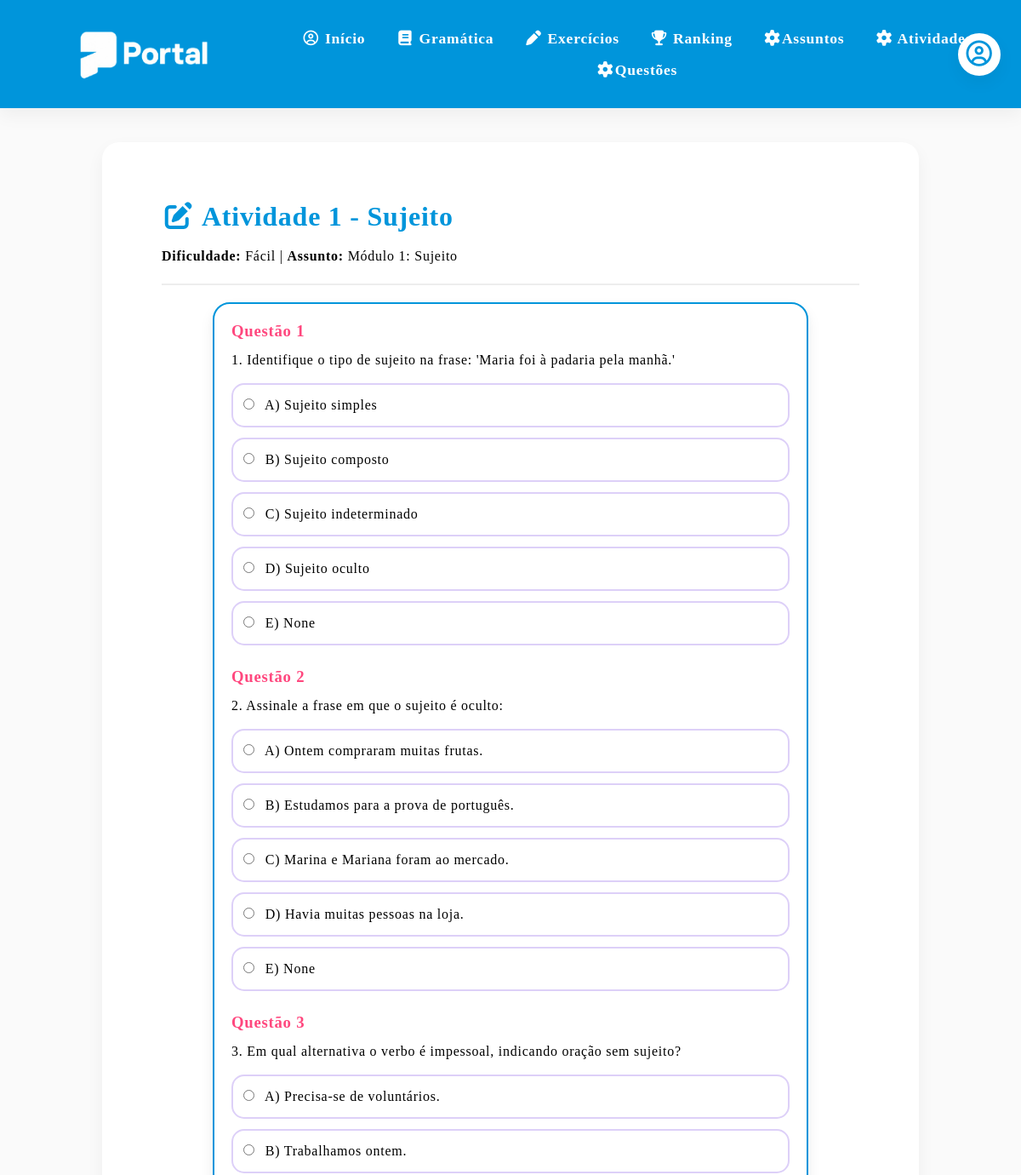
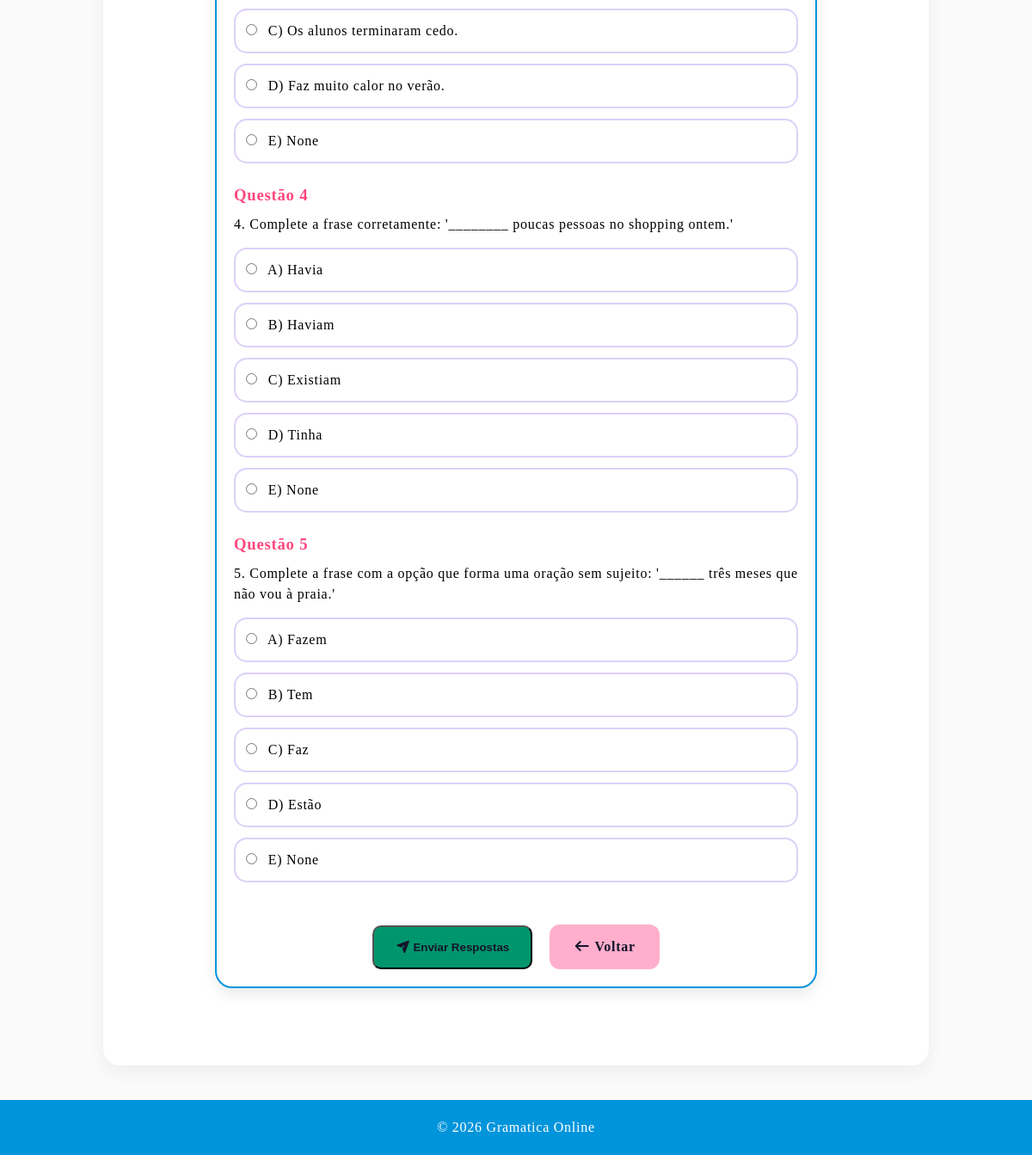
The page /responder_atividade/1 on the database its author committed (2 pictures, top to bottom).
### models.py (models this page shows, shortened)
class Atividade(db.Model):
    __tablename__ = "atividade"
    id = db.Column(db.Integer, primary_key=True)
    nome = db.Column(db.String(150), nullable=True)
    dificuldade = db.Column(db.String(50), nullable=True)
    assunto_id = db.Column(db.Integer, db.ForeignKey("assunto.id"), nullable=False)
    assunto = db.relationship("Assunto", back_populates="atividades")
    questoes = db.relationship("Questao", back_populates="atividade", lazy=True, cascade="all, delete-orphan")

class Assunto(db.Model):
    __tablename__ = "assunto"
    id = db.Column(db.Integer, primary_key=True)
    nome = db.Column(db.String(100), nullable=False)
    conteudo = db.Column(db.Text, nullable=True)
    imagem = db.Column(db.String(255), nullable=True)
    arquivo_pdf = db.Column(db.String(255), nullable=True)
    atividades = db.relationship("Atividade", back_populates="assunto", lazy=True)
    tipo = db.Column(db.String(50), nullable=False, default="USUARIO")

class Questao(db.Model):
    __tablename__ = "questao"
    id = db.Column(db.Integer, primary_key=True)
    enunciado = db.Column(db.Text, nullable=False)
    alternativa_a = db.Column(db.Text, nullable=True)
    alternativa_b = db.Column(db.Text, nullable=True)
    alternativa_c = db.Column(db.Text, nullable=True)
    alternativa_d = db.Column(db.Text, nullable=True)
    alternativa_e = db.Column(db.Text, nullable=True)
    resposta_correta = db.Column(db.String(1), nullable=True)
    atividade_id = db.Column(db.Integer, db.ForeignKey("atividade.id"), nullable=False)
    atividade = db.relationship("Atividade", back_populates="questoes")

### app.py (the view, shortened to what this page needs)
@app.route('/responder_atividade/<int:id>', methods=['GET', 'POST'])
def responder_atividade(id):
    atividade = Atividade.query.get_or_404(id)
    return render_template("responder_atividade.html", atividade=atividade)

### templates/responder_atividade.html (shortened to what this page needs)
{% extends "base.html" %}
{% block conteudo %}
        <section class="section">
            <h2><i class="fa-solid fa-pen-to-square"></i> {{ atividade.nome }}</h2>
            <p><strong>Dificuldade:</strong> {{ atividade.dificuldade }} | <strong>Assunto:</strong> {{ atividade.assunto.nome }}</p>
            <hr style="border: 1px solid var(--gray-light); margin: 20px 0;">
            {% if atividade.questoes %}
            <form method="POST">
                <div class="atividade">
                    {% for questao in atividade.questoes %}
                    <div style="margin-bottom: 25px;">
                        <h3>Questão {{ loop.index }}</h3>
                        <p style="margin-bottom: 15px;">{{ questao.enunciado }}</p>
                        <label class="opcao">
                            <input type="radio" name="resposta_{{ questao.id }}" value="A" required>
                            A) {{ questao.alternativa_a }}
                        </label>
                        <label class="opcao">
                            <input type="radio" name="resposta_{{ questao.id }}" value="B">
                            B) {{ questao.alternativa_b }}
                        </label>
                        <label class="opcao">
                            <input type="radio" name="resposta_{{ questao.id }}" value="C">
                            C) {{ questao.alternativa_c }}
                        </label>
                        <label class="opcao">
                            <input type="radio" name="resposta_{{ questao.id }}" value="D">
                            D) {{ questao.alternativa_d }}
                        </label>
                        <label class="opcao">
                            <input type="radio" name="resposta_{{ questao.id }}" value="E">
                            E) {{ questao.alternativa_e }}
                        </label>
                    </div>
                    {% endfor %}
                    <div style="text-align: center; margin-top: 30px;">
                        <button type="submit" class="botao">
                            <i class="fa-solid fa-paper-plane"></i> Enviar Respostas
                        </button>
                        <a href="{{ url_for('atividades') }}" class="btn btn-gramatica" style="margin-left: 15px;">
                            <i class="fa-solid fa-arrow-left"></i> Voltar
                        </a>
                    </div>
                </div>
            </form>
            {% endif %}
        </section>
{% endblock %}

### static/css/style.css (style rules this page uses)
:root { --primary-blue: #0095DB; --secondary-blue: #D5F7FF; --primary-pink: #FFAFCC; --secondary-pink: #FFECF4; --pink: #FF477E; --mint-green: #DFFCF4; --success-green: #00966D; --soft-purple: #DDD0F8; --soft-yellow: #FFF0D4; --yellow: #F4B740; --bg-light: #FAFAFA; --gray-light: #EDEDED; --gray-medium: #D6D8E7; --text-dark: #14142B; --shadow-soft: 0 8px 20px rgba(0, 0, 0, 0.05); }
* { margin: 0; padding: 0; box-sizing: border-box; }
body { font-family: 'Basier Square'; font-weight: 400; font-size: 1.0em; line-height: 1.5em; letter-spacing: 0.75px; background-color: var(--bg-light); */ }
.section { background: white; border-radius: 20px; padding: 70px; margin-bottom: 30px; box-shadow: var(--shadow-soft); transition: 0.3s; }
h2 { color: var(--primary-blue); margin-bottom: 20px; font-size: 2rem; }
h3 { color: var(--pink); margin-bottom: 10px; }
.btn { display: inline-block; background-color: var(--primary-blue); color: white; padding: 14px 28px; border-radius: 12px; text-decoration: none; font-weight: bold; border: none; cursor: pointer; transition: 0.3s; }
.btn-gramatica { background-color: var(--primary-pink); color: var(--text-dark); }
.atividade { background: white; padding: 20px; border-radius: 20px; border: 2px solid var(--primary-blue); width: 700px; margin: 20px auto; box-shadow: 0 8px 16px rgba(0, 0, 0, 0.08); }
.opcao { background: #ffffff; border: 2px solid var(--soft-purple); padding: 12px; border-radius: 15px; margin-bottom: 12px; cursor: pointer; display: block; transition: 0.2s; }
.opcao input { margin-right: 8px; }
.botao { display: inline-block; margin-top: 20px; background: var(--success-green); color: var(--text-dark); padding: 16px 25px; border-radius: 10px; text-decoration: none; font-weight: 600; transition: 0.3s; }

### rows shown on the page
Atividade: nome "Atividade 1 - Sujeito", dificuldade "Fácil"
Assunto: assunto.nome "Módulo 1: Sujeito"
Questao: enunciado "1. Identifique o tipo de sujeito na frase: 'Maria foi à padaria pela manhã.'", alternativa_a "Sujeito simples", alternativa_b "Sujeito composto", alternativa_c "Sujeito indeterminado", alternativa_d "Sujeito oculto", alternativa_e "None"
Questao: enunciado "2. Assinale a frase em que o sujeito é oculto:", alternativa_a "Ontem compraram muitas frutas.", alternativa_b "Estudamos para a prova de português.", alternativa_c "Marina e Mariana foram ao mercado.", alternativa_d "Havia muitas pessoas na loja.", alternativa_e "None"
Questao: enunciado "3. Em qual alternativa o verbo é impessoal, indicando oração sem sujeito?", alternativa_a "Precisa-se de voluntários.", alternativa_b "Trabalhamos ontem.", alternativa_c "Os alunos terminaram cedo.", alternativa_d "Faz muito calor no verão.", alternativa_e "None"
Questao: enunciado "4. Complete a frase corretamente: '________ poucas pessoas no shopping ontem.'", alternativa_a "Havia", alternativa_b "Haviam", alternativa_c "Existiam", alternativa_d "Tinha", alternativa_e "None"
Questao: enunciado "5. Complete a frase com a opção que forma uma oração sem sujeito: '______ três meses que não vou à praia.'", alternativa_a "Fazem", alternativa_b "Tem", alternativa_c "Faz", alternativa_d "Estão", alternativa_e "None"
